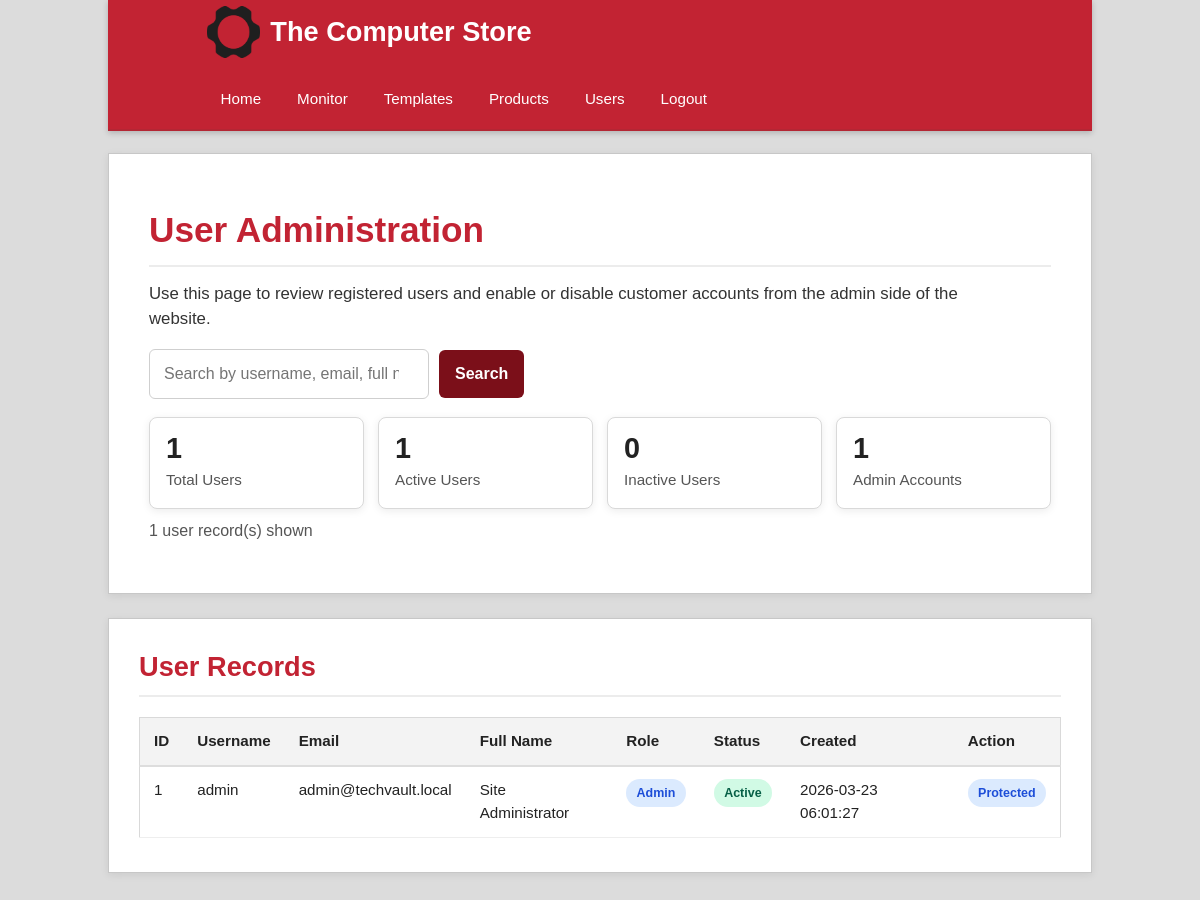
The page /backend/admin/users.php (signed in) on the database its author committed.
### tables this page shows
CREATE TABLE IF NOT EXISTS users (
    id           INT AUTO_INCREMENT PRIMARY KEY,
    username     VARCHAR(60)  NOT NULL UNIQUE,
    email        VARCHAR(150) NOT NULL UNIQUE,
    password     VARCHAR(255) NOT NULL,
    full_name    VARCHAR(150),
    role         ENUM('customer','admin') DEFAULT 'customer',
    is_active    TINYINT(1)   DEFAULT 1,
    created_at   TIMESTAMP DEFAULT CURRENT_TIMESTAMP
);

### backend/config.php (called while the page is built, shortened)
<?php
function get_db(): PDO
{
    static $pdo = null;
    if ($pdo === null) {
        $dsn = 'mysql:host=' . DB_HOST . ';dbname=' . DB_NAME . ';charset=utf8mb4';
        $options = [
            PDO::ATTR_ERRMODE => PDO::ERRMODE_EXCEPTION,
            PDO::ATTR_DEFAULT_FETCH_MODE => PDO::FETCH_ASSOC,
            PDO::ATTR_EMULATE_PREPARES => false,
        ];
        $pdo = new PDO($dsn, DB_USER, DB_PASS, $options);
    }
    return $pdo;
}
function get_allowed_themes(): array
{
    return ['light', 'dark', 'holiday'];
}
function normalize_theme(string $theme): string
{
    return in_array($theme, get_allowed_themes(), true) ? $theme : 'light';
}
function get_active_theme(): string
{
    try {
        $pdo = get_db();
        $stmt = $pdo->query("
            SELECT setting_value
            FROM site_settings
            WHERE setting_key = 'active_theme'
            LIMIT 1
        ");
        $row = $stmt->fetch();
        return normalize_theme($row ? (string) $row['setting_value'] : 'light');
    } catch (PDOException $e) {
        return 'light';
    }
}
function h($str): string
{
    return htmlspecialchars((string) $str, ENT_QUOTES | ENT_SUBSTITUTE, 'UTF-8');
}

### backend/admin/users.php (the view, shortened to what this page needs)
<?php
require_once __DIR__ . '/../config.php';
$theme = get_active_theme();
$search = trim($_GET['q'] ?? '');
try {
    $pdo = get_db();
    $summary = $pdo->query("
        SELECT
            COUNT(*) AS total_users,
            SUM(CASE WHEN is_active = 1 THEN 1 ELSE 0 END) AS active_users,
            SUM(CASE WHEN is_active = 0 THEN 1 ELSE 0 END) AS inactive_users,
            SUM(CASE WHEN role = 'admin' THEN 1 ELSE 0 END) AS admin_users
        FROM users
    ")->fetch();
    if ($search !== '') {
        $stmt = $pdo->prepare("
            SELECT id, username, email, full_name, role, is_active, created_at
            FROM users
            WHERE username LIKE :search
               OR email LIKE :search_email
               OR full_name LIKE :search_name
               OR role LIKE :search_role
            ORDER BY created_at DESC
        ");
        $stmt->execute([
            ':search' => "%{$search}%",
            ':search_email' => "%{$search}%",
            ':search_name' => "%{$search}%",
            ':search_role' => "%{$search}%",
        ]);
        $users = $stmt->fetchAll();
    } else {
        $stmt = $pdo->query("
            SELECT id, username, email, full_name, role, is_active, created_at
            FROM users
            ORDER BY created_at DESC
        ");
        $users = $stmt->fetchAll();
    }
} catch (PDOException $e) {
    $summary = [
        'total_users' => 0,
        'active_users' => 0,
        'inactive_users' => 0,
        'admin_users' => 0,
    ];
    $users = [];
    $message = 'Unable to load users: ' . $e->getMessage();
    $message_class = 'error';
}
?>
<!DOCTYPE html>
<html lang="en">
<head>
    <link rel="stylesheet" href="../../styles/<?= h($theme) ?>.css">
    <link rel="stylesheet" href="../../styles/admin-users.css">
</head>
<body class="theme-<?= h($theme) ?>">
<div class="container">
    <div class="navOuter">
        <div class="navInner">
            <a href="../../index.php" class="banner">
                <img src="../../images/logo.png" alt="<?= h(SITE_NAME) ?>" height="60"><?= h(SITE_NAME) ?>
            </a>
            <ul class="navList">
                <li><a href="../../index.php">Home</a></li>
                <li><a href="../monitor.php">Monitor</a></li>
                <li><a href="theme-settings.php">Templates</a></li>
                <li><a href="products.php">Products</a></li>
                <li><a href="users.php">Users</a></li>
                <li><a href="../../pages/logout.php">Logout</a></li>
            </ul>
        </div>
    </div>
</div>
<main>
    <div class="containerIntro">
        <div class="introText">
            <h1>User Administration</h1>
            <p class="intro">Use this page to review registered users and enable or disable customer accounts from the admin side of the website.</p>
        </div>
        <div class="adminToolbar">
            <form method="GET" action="users.php" class="adminSearchForm">
                <input
                    type="search"
                    name="q"
                    class="adminSearchInput"
                    placeholder="Search by username, email, full name, or role..."
                    value="<?= h($search) ?>"
                >
                <button type="submit" class="btnPrimary">Search</button>
            </form>
        </div>
        <div class="summaryRow">
            <div class="summaryBox">
                <div class="summaryNum"><?= (int) $summary['total_users'] ?></div>
                <div class="summaryLabel">Total Users</div>
            </div>
            <div class="summaryBox">
                <div class="summaryNum"><?= (int) $summary['active_users'] ?></div>
                <div class="summaryLabel">Active Users</div>
            </div>
            <div class="summaryBox">
                <div class="summaryNum"><?= (int) $summary['inactive_users'] ?></div>
                <div class="summaryLabel">Inactive Users</div>
            </div>
            <div class="summaryBox">
                <div class="summaryNum"><?= (int) $summary['admin_users'] ?></div>
                <div class="summaryLabel">Admin Accounts</div>
            </div>
        </div>
        <p class="pageCount"><?= count($users) ?> user record(s) shown</p>
    </div>
    <div class="featured">
        <h1>User Records</h1>
        <div class="dataTableWrap">
            <table class="dataTable">
                <thead>
                    <tr>
                        <th>ID</th>
                        <th>Username</th>
                        <th>Email</th>
                        <th>Full Name</th>
                        <th>Role</th>
                        <th>Status</th>
                        <th>Created</th>
                        <th>Action</th>
                    </tr>
                </thead>
                <tbody>
                    <?php if (empty($users)): ?>
                        <tr>
                            <td colspan="8">No users found.</td>
                        </tr>
                    <?php else: ?>
                        <?php foreach ($users as $user): ?>
                            <tr>
                                <td><?= (int) $user['id'] ?></td>
                                <td><?= h($user['username']) ?></td>
                                <td><?= h($user['email']) ?></td>
                                <td><?= h($user['full_name'] ?: '—') ?></td>
                                <td>
                                    <span class="statusPill <?= $user['role'] === 'admin' ? 'admin' : 'customer' ?>">
                                        <?= h(ucfirst($user['role'])) ?>
                                    </span>
                                </td>
                                <td>
                                    <span class="statusPill <?= (int) $user['is_active'] === 1 ? 'active' : 'inactive' ?>">
                                        <?= (int) $user['is_active'] === 1 ? 'Active' : 'Disabled' ?>
                                    </span>
                                </td>
                                <td><?= h($user['created_at']) ?></td>
                                <td>
                                    <?php if ($user['role'] === 'admin'): ?>
                                        <span class="statusPill admin">Protected</span>
                                    <?php endif; ?>
                                </td>
                            </tr>
                        <?php endforeach; ?>
                    <?php endif; ?>
                </tbody>
            </table>
        </div>
    </div>
</main>
</body>
</html>

### styles/light.css (style rules this page uses)
* { margin: 0; padding: 0; box-sizing: border-box; }
body { font-family: Verdana, Arial, sans-serif; background: #dcdcdc; color: #222; line-height: 1.5; }
a { text-decoration: none; color: inherit; }
img { max-width: 100%; display: inline-block; }
.container, .containerIntro, .featured, .multimedia { width: 82%; max-width: 1200px; margin: 0 auto; }
main { padding-bottom: 40px; }
.navOuter { background: #c22333; border-bottom: 2px solid #b42634; box-shadow: 0 2px 6px rgba(0, 0, 0, 0.2); }
.navInner { width: 82%; max-width: 1200px; margin: 0 auto; min-height: 72px; display: flex; align-items: center; gap: 18px; flex-wrap: wrap; padding: 6px 10px; }
.banner { display: flex; align-items: center; gap: 10px; color: #fff; font-size: 1.7rem; font-weight: bold; white-space: nowrap; margin-right: 10px; }
.banner img { height: 52px; width: auto; object-fit: contain; }
.navList, .login, .cart, .toggle { list-style: none; display: flex; align-items: center; }
.navList { gap: 8px; flex: 1; }
.navList li a, .login li a { display: block; color: #fff; padding: 12px 14px; font-size: 0.95rem; transition: background 0.2s ease, color 0.2s ease; border-radius: 4px; }
.containerIntro { background: #ffffff; margin-top: 22px; padding: 50px 40px; border: 1px solid #c7c7c7; box-shadow: 0 2px 8px rgba(0, 0, 0, 0.08); }
.introText h1 { font-size: 2.2rem; color: #c22333; margin-bottom: 14px; border-bottom: 2px solid #ececec; padding-bottom: 8px; }
.intro { font-size: 1.05rem; max-width: 850px; color: #333; }
.featured, .multimedia { background: #ffffff; margin-top: 24px; padding: 28px 30px 34px; border: 1px solid #c7c7c7; box-shadow: 0 2px 8px rgba(0, 0, 0, 0.08); }
.featured h1, .multimedia h1 { font-size: 1.7rem; color: #c22333; margin-bottom: 20px; border-bottom: 2px solid #ececec; padding-bottom: 8px; }

### styles/admin-users.css (style rules this page uses)
.adminToolbar { display: flex; justify-content: space-between; align-items: center; gap: 14px; flex-wrap: wrap; margin-top: 18px; }
.adminSearchForm { display: flex; gap: 10px; flex-wrap: wrap; align-items: center; }
.adminSearchInput { min-width: 280px; padding: 12px 14px; border-radius: 6px; border: 1px solid #cfcfcf; font: inherit; background: #fff; color: #222; }
.btnPrimary, .btnSecondary, .btnSmall { display: inline-block; border: none; border-radius: 6px; cursor: pointer; font: inherit; text-decoration: none; transition: background 0.18s ease, color 0.18s ease, border-color 0.18s ease; }
.btnPrimary { background: #7b0f19; color: #fff; padding: 12px 16px; font-weight: 700; }
.summaryRow { display: flex; gap: 14px; flex-wrap: wrap; margin-top: 18px; }
.summaryBox { flex: 1 1 180px; background: #ffffff; border: 1px solid #d9d9d9; border-radius: 8px; padding: 16px; box-shadow: 0 2px 8px rgba(0, 0, 0, 0.08); }
.summaryNum { font-size: 1.8rem; font-weight: 800; line-height: 1; margin-bottom: 6px; }
.summaryLabel { color: #555; font-size: 0.95rem; }
.dataTableWrap { overflow-x: auto; margin-top: 18px; }
.dataTable { width: 100%; border-collapse: collapse; font-size: 0.95rem; background: #fff; border: 1px solid #d9d9d9; }
.dataTable th { text-align: left; background: #f3f3f3; color: #222; padding: 12px 14px; border-bottom: 2px solid #dddddd; white-space: nowrap; }
.dataTable td { padding: 12px 14px; border-bottom: 1px solid #eeeeee; vertical-align: top; }
.statusPill { display: inline-flex; align-items: center; padding: 0.3rem 0.65rem; border-radius: 999px; font-size: 0.78rem; font-weight: 700; white-space: nowrap; }
.statusPill.active { background: #d1fae5; color: #065f46; }
.statusPill.admin { background: #dbeafe; color: #1d4ed8; }
.pageCount { color: #555; margin-top: 10px; }

### rows shown on the page
users: id "1", username "admin", email "admin@techvault.local", full_name "Site Administrator", role "Admin", is_active "Active", created_at "2026-03-23 06:01:27", shows "Protected"

### other values the page prints
SITE_NAME "The Computer Store"
$summary['total_users'] "1"
$summary['active_users'] "1"
$summary['inactive_users'] "0"
$summary['admin_users'] "1"
count($users) "1"
